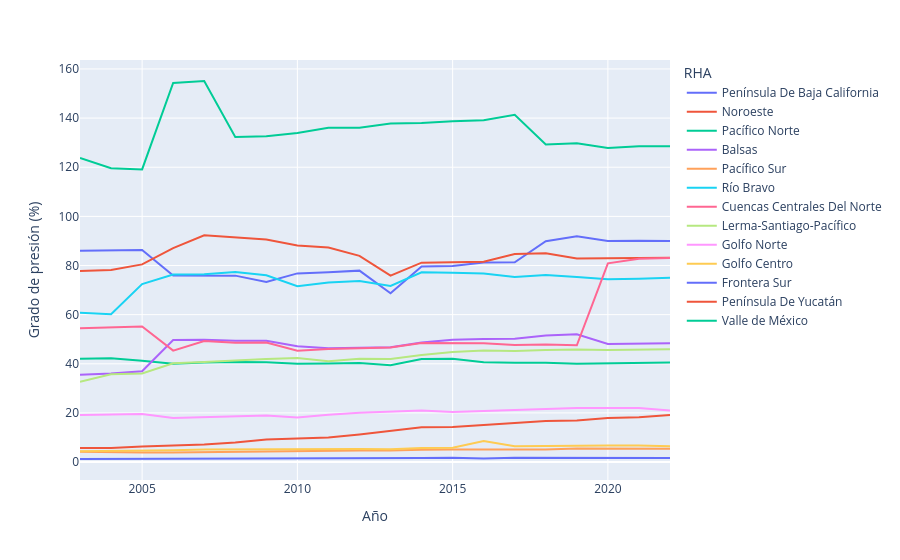

Here is the notebook cell this chart was saved with:
### Code cell
#| label: fig-gp-linea
px.line(gp_largo,x="Año",y="Grado de presión (%)",color="RHA")

### Figure 1 — Plotly figure (JSON) as saved in the notebook; plotly's stock layout.template omitted (floating-point values rounded to 4 significant figures)
{"data": [{"hovertemplate": "RHA=Península De Baja California<br>Año=%{x}<br>Grado de presión (%)=%{y}<extra></extra>", "legendgroup": "Península De Baja California", "line": {"color": "#636efa", "dash": "solid"}, "marker": {"symbol": "circle"}, "mode": "lines", "name": "Península De Baja California", "orientation": "v", "showlegend": true, "type": "scatter", "x": [2003, 2004, 2005, 2006, 2007, 2008, 2009, 2010, 2011, 2012, 2013, 2014, 2015, 2016, 2017, 2018, 2019, 2020, 2021, 2022], "xaxis": "x", "y": [85.99, 86.08, 86.33, 75.94, 75.91, 75.88, 73.28, 76.8, 77.24, 77.92, 68.7, 79.64, 79.83, 81.2, 81.32, 89.92, 91.86, 89.97, 90.1, 89.94], "yaxis": "y"}, {"hovertemplate": "RHA=Noroeste<br>Año=%{x}<br>Grado de presión (%)=%{y}<extra></extra>", "legendgroup": "Noroeste", "line": {"color": "#EF553B", "dash": "solid"}, "marker": {"symbol": "circle"}, "mode": "lines", "name": "Noroeste", "orientation": "v", "showlegend": true, "type": "scatter", "x": [2003, 2004, 2005, 2006, 2007, 2008, 2009, 2010, 2011, 2012, 2013, 2014, 2015, 2016, 2017, 2018, 2019, 2020, 2021, 2022], "xaxis": "x", "y": [77.8, 78.16, 80.45, 87.08, 92.31, 91.42, 90.63, 88.18, 87.31, 83.95, 75.88, 81.16, 81.34, 81.56, 84.69, 84.96, 82.81, 83.03, 83.02, 83.2], "yaxis": "y"}, {"hovertemplate": "RHA=Pacífico Norte<br>Año=%{x}<br>Grado de presión (%)=%{y}<extra></extra>", "legendgroup": "Pacífico Norte", "line": {"color": "#00cc96", "dash": "solid"}, "marker": {"symbol": "circle"}, "mode": "lines", "name": "Pacífico Norte", "orientation": "v", "showlegend": true, "type": "scatter", "x": [2003, 2004, 2005, 2006, 2007, 2008, 2009, 2010, 2011, 2012, 2013, 2014, 2015, 2016, 2017, 2018, 2019, 2020, 2021, 2022], "xaxis": "x", "y": [42.08, 42.23, 41.24, 40.04, 40.49, 40.74, 40.62, 40.04, 40.07, 40.33, 39.43, 41.93, 42.08, 40.59, 40.42, 40.46, 40.05, 40.23, 40.44, 40.51], "yaxis": "y"}, {"hovertemplate": "RHA=Balsas<br>Año=%{x}<br>Grado de presión (%)=%{y}<extra></extra>", "legendgroup": "Balsas", "line": {"color": "#ab63fa", "dash": "solid"}, "marker": {"symbol": "circle"}, "mode": "lines", "name": "Balsas", "orientation": "v", "showlegend": true, "type": "scatter", "x": [2003, 2004, 2005, 2006, 2007, 2008, 2009, 2010, 2011, 2012, 2013, 2014, 2015, 2016, 2017, 2018, 2019, 2020, 2021, 2022], "xaxis": "x", "y": [35.53, 36.01, 36.96, 49.68, 49.77, 49.37, 49.38, 47.1, 46.34, 46.52, 46.73, 48.67, 49.81, 50.11, 50.18, 51.55, 52.04, 48.04, 48.16, 48.4], "yaxis": "y"}, {"hovertemplate": "RHA=Pacífico Sur<br>Año=%{x}<br>Grado de presión (%)=%{y}<extra></extra>", "legendgroup": "Pacífico Sur", "line": {"color": "#FFA15A", "dash": "solid"}, "marker": {"symbol": "circle"}, "mode": "lines", "name": "Pacífico Sur", "orientation": "v", "showlegend": true, "type": "scatter", "x": [2003, 2004, 2005, 2006, 2007, 2008, 2009, 2010, 2011, 2012, 2013, 2014, 2015, 2016, 2017, 2018, 2019, 2020, 2021, 2022], "xaxis": "x", "y": [4.15, 3.89, 3.93, 3.94, 4.1, 4.12, 4.15, 4.37, 4.44, 4.66, 4.67, 5.04, 5.09, 5.09, 5.12, 5.15, 5.49, 5.44, 5.44, 5.45], "yaxis": "y"}, {"hovertemplate": "RHA=Río Bravo<br>Año=%{x}<br>Grado de presión (%)=%{y}<extra></extra>", "legendgroup": "Río Bravo", "line": {"color": "#19d3f3", "dash": "solid"}, "marker": {"symbol": "circle"}, "mode": "lines", "name": "Río Bravo", "orientation": "v", "showlegend": true, "type": "scatter", "x": [2003, 2004, 2005, 2006, 2007, 2008, 2009, 2010, 2011, 2012, 2013, 2014, 2015, 2016, 2017, 2018, 2019, 2020, 2021, 2022], "xaxis": "x", "y": [60.82, 60.2, 72.43, 76.33, 76.44, 77.36, 76.0, 71.56, 73.1, 73.66, 71.69, 77.24, 77.1, 76.73, 75.36, 76.11, 75.36, 74.46, 74.64, 75.02], "yaxis": "y"}, {"hovertemplate": "RHA=Cuencas Centrales Del Norte<br>Año=%{x}<br>Grado de presión (%)=%{y}<extra></extra>", "legendgroup": "Cuencas Centrales Del Norte", "line": {"color": "#FF6692", "dash": "solid"}, "marker": {"symbol": "circle"}, "mode": "lines", "name": "Cuencas Centrales Del Norte", "orientation": "v", "showlegend": true, "type": "scatter", "x": [2003, 2004, 2005, 2006, 2007, 2008, 2009, 2010, 2011, 2012, 2013, 2014, 2015, 2016, 2017, 2018, 2019, 2020, 2021, 2022], "xaxis": "x", "y": [54.47, 54.76, 55.2, 45.36, 49.29, 48.61, 48.7, 45.33, 46.07, 46.3, 46.63, 48.42, 48.39, 48.38, 47.65, 47.85, 47.53, 80.89, 82.78, 83.03], "yaxis": "y"}, {"hovertemplate": "RHA=Lerma-Santiago-Pacífico<br>Año=%{x}<br>Grado de presión (%)=%{y}<extra></extra>", "legendgroup": "Lerma-Santiago-Pacífico", "line": {"color": "#B6E880", "dash": "solid"}, "marker": {"symbol": "circle"}, "mode": "lines", "name": "Lerma-Santiago-Pacífico", "orientation": "v", "showlegend": true, "type": "scatter", "x": [2003, 2004, 2005, 2006, 2007, 2008, 2009, 2010, 2011, 2012, 2013, 2014, 2015, 2016, 2017, 2018, 2019, 2020, 2021, 2022], "xaxis": "x", "y": [32.72, 35.72, 36.03, 40.19, 40.76, 41.46, 41.93, 42.36, 41.04, 42.08, 41.99, 43.57, 44.82, 45.42, 45.18, 45.63, 45.84, 45.64, 45.72, 45.91], "yaxis": "y"}, {"hovertemplate": "RHA=Golfo Norte<br>Año=%{x}<br>Grado de presión (%)=%{y}<extra></extra>", "legendgroup": "Golfo Norte", "line": {"color": "#FF97FF", "dash": "solid"}, "marker": {"symbol": "circle"}, "mode": "lines", "name": "Golfo Norte", "orientation": "v", "showlegend": true, "type": "scatter", "x": [2003, 2004, 2005, 2006, 2007, 2008, 2009, 2010, 2011, 2012, 2013, 2014, 2015, 2016, 2017, 2018, 2019, 2020, 2021, 2022], "xaxis": "x", "y": [19.16, 19.29, 19.53, 17.91, 18.36, 18.58, 18.99, 18.15, 19.25, 20.03, 20.55, 21.0, 20.42, 20.78, 21.13, 21.38, 22.0, 21.97, 22.03, 21.02], "yaxis": "y"}, {"hovertemplate": "RHA=Golfo Centro<br>Año=%{x}<br>Grado de presión (%)=%{y}<extra></extra>", "legendgroup": "Golfo Centro", "line": {"color": "#FECB52", "dash": "solid"}, "marker": {"symbol": "circle"}, "mode": "lines", "name": "Golfo Centro", "orientation": "v", "showlegend": true, "type": "scatter", "x": [2003, 2004, 2005, 2006, 2007, 2008, 2009, 2010, 2011, 2012, 2013, 2014, 2015, 2016, 2017, 2018, 2019, 2020, 2021, 2022], "xaxis": "x", "y": [4.45, 4.51, 4.63, 4.8, 5.1, 5.17, 5.19, 5.13, 5.15, 5.34, 5.18, 5.73, 5.85, 8.58, 6.43, 6.61, 6.8, 6.75, 6.77, 6.42], "yaxis": "y"}, {"hovertemplate": "RHA=Frontera Sur<br>Año=%{x}<br>Grado de presión (%)=%{y}<extra></extra>", "legendgroup": "Frontera Sur", "line": {"color": "#636efa", "dash": "solid"}, "marker": {"symbol": "circle"}, "mode": "lines", "name": "Frontera Sur", "orientation": "v", "showlegend": true, "type": "scatter", "x": [2003, 2004, 2005, 2006, 2007, 2008, 2009, 2010, 2011, 2012, 2013, 2014, 2015, 2016, 2017, 2018, 2019, 2020, 2021, 2022], "xaxis": "x", "y": [1.25, 1.26, 1.26, 1.29, 1.35, 1.39, 1.4, 1.36, 1.4, 1.39, 1.37, 1.62, 1.73, 1.45, 1.73, 1.72, 1.78, 1.68, 1.69, 1.7], "yaxis": "y"}, {"hovertemplate": "RHA=Península De Yucatán<br>Año=%{x}<br>Grado de presión (%)=%{y}<extra></extra>", "legendgroup": "Península De Yucatán", "line": {"color": "#EF553B", "dash": "solid"}, "marker": {"symbol": "circle"}, "mode": "lines", "name": "Península De Yucatán", "orientation": "v", "showlegend": true, "type": "scatter", "x": [2003, 2004, 2005, 2006, 2007, 2008, 2009, 2010, 2011, 2012, 2013, 2014, 2015, 2016, 2017, 2018, 2019, 2020, 2021, 2022], "xaxis": "x", "y": [5.69, 5.76, 6.31, 6.74, 7.2, 7.99, 9.21, 9.61, 9.97, 11.23, 12.77, 14.15, 14.32, 15.17, 16.17, 16.72, 16.96, 17.93, 18.26, 19.15], "yaxis": "y"}, {"hovertemplate": "RHA=Valle de México<br>Año=%{x}<br>Grado de presión (%)=%{y}<extra></extra>", "legendgroup": "Valle de México", "line": {"color": "#00cc96", "dash": "solid"}, "marker": {"symbol": "circle"}, "mode": "lines", "name": "Valle de México", "orientation": "v", "showlegend": true, "type": "scatter", "x": [2003, 2004, 2005, 2006, 2007, 2008, 2009, 2010, 2011, 2012, 2013, 2014, 2015, 2016, 2017, 2018, 2019, 2020, 2021, 2022], "xaxis": "x", "y": [123.8, 119.6, 119.1, 154.3, 155.1, 132.3, 132.6, 133.9, 136.0, 136.1, 137.8, 138.0, 138.7, 139.2, 141.4, 129.2, 129.7, 127.8, 128.6, 128.6], "yaxis": "y"}], "layout": {"legend": {"title": {"text": "RHA"}, "tracegroupgap": 0}, "margin": {"t": 60}, "xaxis": {"anchor": "y", "domain": [0, 1], "title": {"text": "Año"}}, "yaxis": {"anchor": "x", "domain": [0, 1], "title": {"text": "Grado de presión (%)"}}}}
